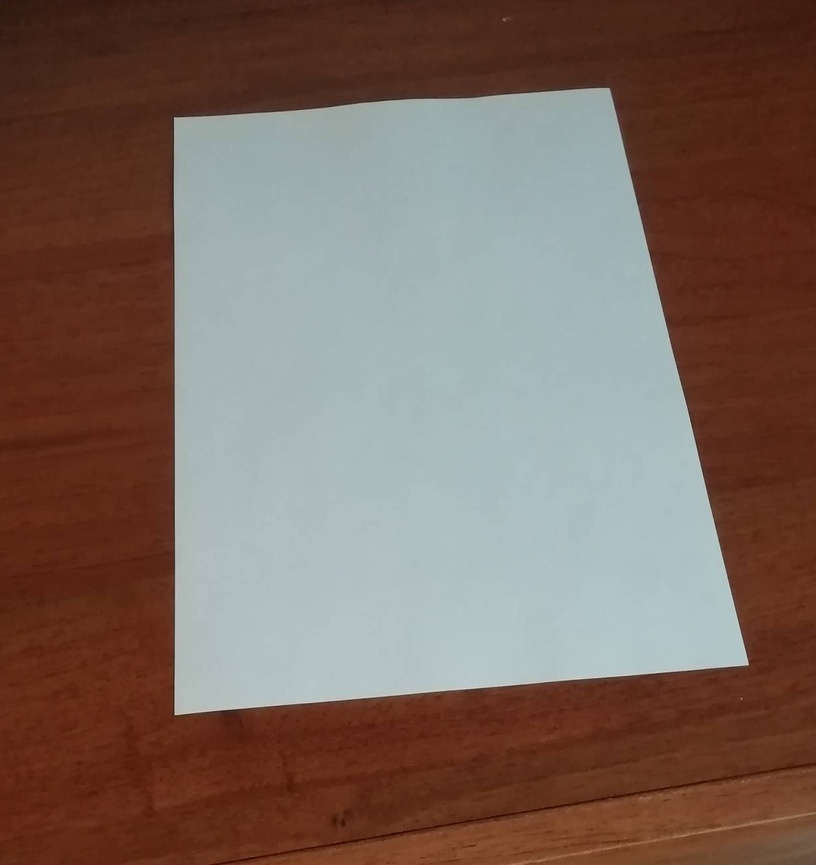
//> input picture Project2/test.jpg, 816 x 865 px, shrunk from 1232 x 1307 before the run
$ ./Source   (built with g++ and OpenCV 4)
//> lines starting //> are read from the running program, lines starting //| are printed output that depends on the picture
#include <iostream>
#include <opencv2/highgui/highgui.hpp>
#include <opencv2/calib3d.hpp>
#include <opencv2/imgproc/imgproc.hpp>

using namespace std;
using namespace cv;

Mat             rot2euler(const Mat &rotationMatrix);
vector<Point2d> Form2D(const Mat& src);
pair<Mat, Mat>  perspFind(const Mat& im, const vector<Point3d>& model_points, const vector<Point2d>& image_points);
vector<Point3d> Form3D();

int main()
{
	Mat src = imread("test.jpg");
//> src is the input picture: 865 rows x 816 cols, CV_8UC3; mean B, G, R 94.6, 103.9, 123.6
	if (src.data == nullptr)
	{
		cout << "There is no image on the folder. Please put image on the folder with name \"test.jpg\"" << endl;
		return 0;
	}

	// 3D model points forming
	vector<Point3d> model_points = Form3D();

	// 2D model points forming
	vector<Point2d> image_points = Form2D(src);

	// Euler angles and translation vector finding
	pair<Mat, Mat> result = perspFind(src, model_points, image_points);

	cout << "Euler angles: " << endl << result.first << endl;
	cout << "Translation Vector: " << endl << result.second << endl;

	//system("pause");
	return 0;
}

Mat rot2euler(const Mat &rotationMatrix)
{
	Mat euler(3, 1, CV_64F);

	double m00 = rotationMatrix.at<double>(0, 0);
	double m02 = rotationMatrix.at<double>(0, 2);
	double m10 = rotationMatrix.at<double>(1, 0);
	double m11 = rotationMatrix.at<double>(1, 1);
	double m12 = rotationMatrix.at<double>(1, 2);
	double m20 = rotationMatrix.at<double>(2, 0);
	double m22 = rotationMatrix.at<double>(2, 2);

	double x, y, z;

	// Assuming the angles are in radians.
	if (m10 > 0.998) { // singularity at north pole
		x = 0;
		y = CV_PI / 2;
		z = atan2(m02, m22);
	}
	else if (m10 < -0.998) { // singularity at south pole
		x = 0;
		y = -CV_PI / 2;
		z = atan2(m02, m22);
	}
	else
	{
		x = atan2(-m12, m11);
		y = asin(m10);
		z = atan2(-m20, m00);
	}

	euler.at<double>(0) = x;
	euler.at<double>(1) = y;
	euler.at<double>(2) = z;

	return euler;
}

vector<Point2d> Form2D(const Mat& src)
{
	Mat bw;

	int thresh = 85;

	int maxx, maxy, minx, miny;
	int maxx_y, maxy_x, minx_y, miny_x;

	maxx = maxy = -numeric_limits<int>::max();
	minx = miny = numeric_limits<int>::max();
	maxx_y = maxy_x = 0;
	minx_y = miny_x = 0;

	vector<Point2d> image_points;

	int blockSize = 2;
	int apertureSize = 3;
	double k = 0.04;

	cvtColor(src, bw, COLOR_BGR2GRAY);
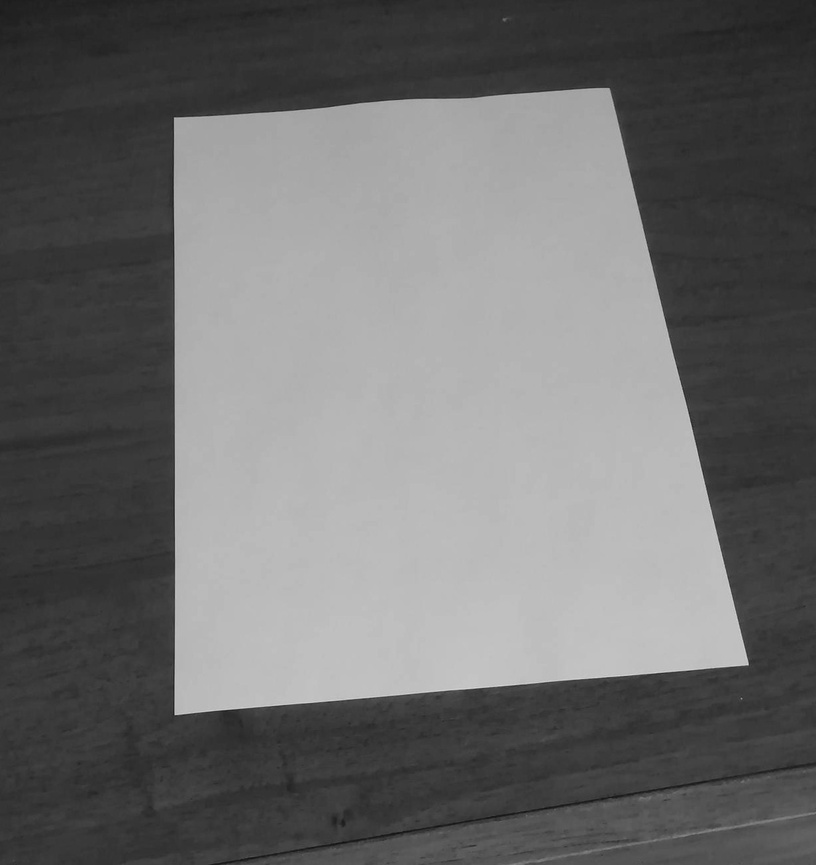
//> bw: 865 rows x 816 cols, CV_8UC1; min 16, max 218, mean 108.8

	Mat dst = Mat::zeros(src.size(), CV_32FC1);
	cornerHarris(bw, dst, blockSize, apertureSize, k);
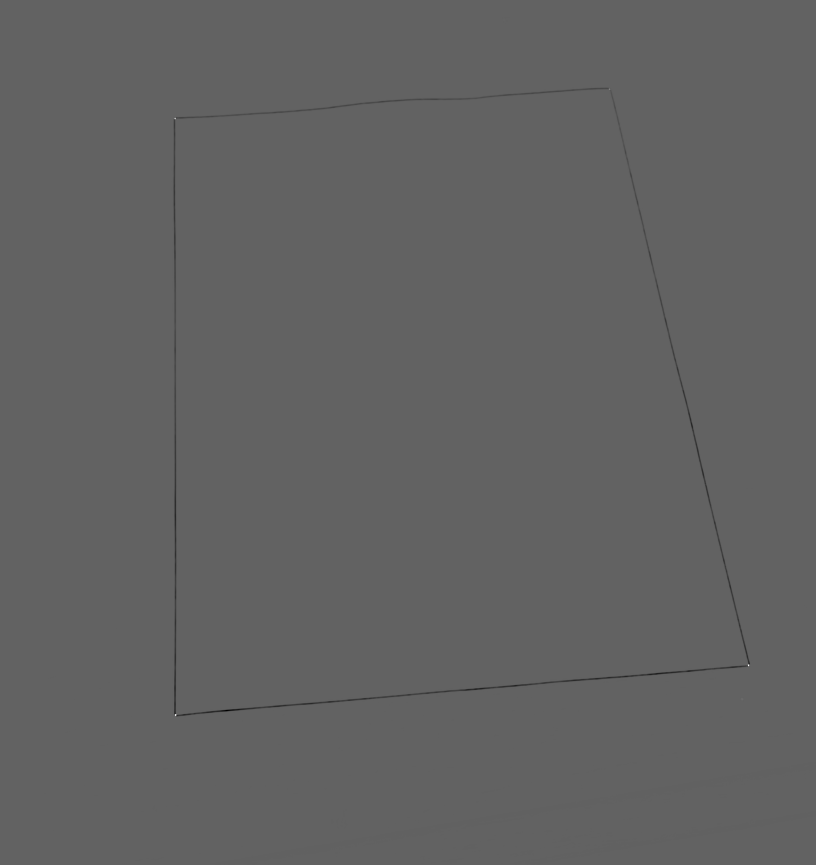
//> dst: 865 rows x 816 cols, CV_32FC1; min -0.00421, max 0.00674, mean -7.22e-06; drawn with min black and max white
	Mat dst_norm, dst_norm_scaled;
	normalize(dst, dst_norm, 0, 255, NORM_MINMAX, CV_32FC1, Mat());
	convertScaleAbs(dst_norm, dst_norm_scaled);
	for (int i = 0; i < dst_norm.rows; i++)
	{
		for (int j = 0; j < dst_norm.cols; j++)
		{
			if ((int)dst_norm.at<float>(i, j) > thresh)
			{
				if (j < minx)
				{
					minx = j;
					minx_y = i;
				}
				if (j > maxx)
				{
					maxx = j;
					maxx_y = i;
				}
				if (i < miny)
				{
					miny_x = j;
					miny = i;
				}
				if (i > maxy)
				{
					maxy_x = j;
					maxy = i;
				}
			}
		}
	}
//> after the loop, minx = 0; minx_y = 0; maxx = 815; maxx_y = 0; miny_x = 0; miny = 0; maxy_x = 0; maxy = 864

	image_points.push_back(Point2d(minx, minx_y));     // Upper left point of paper sheeet
//> image_points = 1 Point (x, y): [0, 0]
	image_points.push_back(Point2d(miny_x, miny));     // Lower left point of paper sheeet
//> image_points = 2 Points (x, y): [0, 0], [0, 0]
	image_points.push_back(Point2d(maxy_x, maxy));     // Upper right point of paper sheeet
//> image_points = 3 Points (x, y): [0, 0], [0, 0], [0, 864]
	image_points.push_back(Point2d(maxx, maxx_y));     // Lower right point of paper sheeet
//> image_points = 4 Points (x, y): [0, 0], [0, 0], [0, 864], [815, 0]

	circle(dst_norm_scaled, Point2d(minx, minx_y), 5, Scalar(0), 2, 8, 0);
//> dst_norm_scaled: 865 rows x 816 cols, CV_8UC1; min 0, max 255, mean 97.8
	circle(dst_norm_scaled, Point2d(maxx, maxx_y), 5, Scalar(0), 2, 8, 0);
//> dst_norm_scaled: 865 rows x 816 cols, CV_8UC1; min 0, max 255, mean 97.8
	circle(dst_norm_scaled, Point2d(miny_x, miny), 5, Scalar(0), 2, 8, 0);
	circle(dst_norm_scaled, Point2d(maxy_x, maxy), 5, Scalar(0), 2, 8, 0);
//> dst_norm_scaled: 865 rows x 816 cols, CV_8UC1; min 0, max 255, mean 97.8

	//imshow("corners_window", dst_norm_scaled);
	//waitKey(2000);
	return image_points;
}

pair<Mat, Mat> perspFind(const Mat& im, const vector<Point3d>& model_points, const vector<Point2d>& image_points)
{
	// Camera internals
	double focal_length = im.cols;                                  // Approximate focal length
//> focal_length = 816
	Point2d center = Point2d(im.cols / 2, im.rows / 2);
//> center = Point(408, 432)
	Mat camera_matrix = (Mat_<double>(3, 3) << focal_length, 0, center.x, 0, focal_length, center.y, 0, 0, 1);
	Mat dist_coeffs = Mat::zeros(4, 1, DataType<double>::type);     // Assuming no lens distortion

																	// Output rotation and translation
	Mat rotation_vector;                                            // Rotation in axis-angle form
	Mat translation_vector;

	// Solve for pose by three points
	solvePnP(model_points, image_points, camera_matrix, dist_coeffs, rotation_vector, translation_vector, false, SOLVEPNP_SQPNP);
//> rotation_vector = [2, -0.179, -0.265]; translation_vector = [-9.29, 2.5, -2.91]

	double Rtmp[9] = { 0.0 };
	Mat R(3, 3, DataType<double>::type, Rtmp);
	Rodrigues(rotation_vector, R);                                  // Convert the rotation matrix to the rotation vector
//> R = [[0.964, -0.00724, -0.265], [-0.243, -0.424, -0.872], [-0.106, 0.906, -0.41]]

	Mat euler_angles(3, 1, CV_64F);
	euler_angles = rot2euler(R) * 180 / CV_PI;                      // Convert to Euler angles
//> in rot2euler, `double m00 = rotationMatrix.at<double>(0, 0);`: m00 = 0.964
//> in rot2euler, `double m02 = rotationMatrix.at<double>(0, 2);`: m02 = -0.265
//> in rot2euler, `double m10 = rotationMatrix.at<double>(1, 0);`: m10 = -0.243
//> in rot2euler, `double m11 = rotationMatrix.at<double>(1, 1);`: m11 = -0.424
//> in rot2euler, `double m12 = rotationMatrix.at<double>(1, 2);`: m12 = -0.872
//> in rot2euler, `double m20 = rotationMatrix.at<double>(2, 0);`: m20 = -0.106
//> in rot2euler, `double m22 = rotationMatrix.at<double>(2, 2);`: m22 = -0.41
//> in rot2euler, `x = atan2(-m12, m11);`: x = 2.02
//> in rot2euler, `y = asin(m10);`: y = -0.246
//> in rot2euler, `z = atan2(-m20, m00);`: z = 0.11
//> in rot2euler, `euler.at<double>(0) = x;`: euler = [2.02, 0, 0]
//> in rot2euler, `euler.at<double>(1) = y;`: euler = [2.02, -0.246, 0]
//> in rot2euler, `euler.at<double>(2) = z;`: euler = [2.02, -0.246, 0.11]
//> euler_angles = [115.9, -14.08, 6.28]
//| Euler angles:
//| [115.906392333943;
//|  -14.08047642256849;
//|  6.281027741075236]
//| Translation Vector:
//| [-9.294604006318643;
//|  2.497571523913399;
//|  -2.911612344700906]

	return make_pair(euler_angles, translation_vector);
}

vector<Point3d> Form3D()
{
	vector<Point3d> model_points;

	model_points.push_back(Point3d(0.0f, 0.0f, 0.0f));               // Upper left point of paper sheeet
	model_points.push_back(Point3d(0.0f, 29.7f, 0.0f));              // Lower left point of paper sheeet
	model_points.push_back(Point3d(21.0f, 0.0f, 0.0f));              // Upper right point of paper sheeet
	model_points.push_back(Point3d(21.0f, 29.7f, 0.0f));             // Lower right point of paper sheeet

	return model_points;
}
